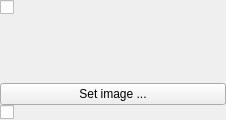
<?xml version="1.0" encoding="UTF-8"?>
<ui version="4.0">
 <class>BackgroundToolWidget</class>
 <widget class="QWidget" name="BackgroundToolWidget">
  <property name="geometry">
   <rect>
    <x>0</x>
    <y>0</y>
    <width>226</width>
    <height>120</height>
   </rect>
  </property>
  <property name="sizePolicy">
   <sizepolicy hsizetype="Preferred" vsizetype="Fixed">
    <horstretch>0</horstretch>
    <verstretch>0</verstretch>
   </sizepolicy>
  </property>
  <property name="maximumSize">
   <size>
    <width>16777215</width>
    <height>120</height>
   </size>
  </property>
  <layout class="QVBoxLayout" name="verticalLayout">
   <property name="spacing">
    <number>0</number>
   </property>
   <property name="margin">
    <number>0</number>
   </property>
   <item>
    <layout class="QVBoxLayout">
     <item>
      <widget class="QCheckBox" name="useMasterBackground"/>
     </item>
     <item>
      <widget class="KoPABackgroundFillWidget" name="fillBackground" native="true"/>
     </item>
     <item>
      <widget class="QPushButton" name="backgroundImage">
       <property name="text">
        <string>Set image ...</string>
       </property>
      </widget>
     </item>
     <item>
      <widget class="QCheckBox" name="displayMasterShapes"/>
     </item>
    </layout>
   </item>
   <item>
    <widget class="QWidget" name="SpecialSpacer" native="true">
     <property name="sizePolicy">
      <sizepolicy hsizetype="Preferred" vsizetype="Fixed">
       <horstretch>0</horstretch>
       <verstretch>0</verstretch>
      </sizepolicy>
     </property>
    </widget>
   </item>
  </layout>
 </widget>
 <customwidgets>
  <customwidget>
   <class>KoPABackgroundFillWidget</class>
   <extends>QWidget</extends>
   <header>widgets/KoPABackgroundFillWidget.h</header>
   <container>1</container>
  </customwidget>
 </customwidgets>
 <resources/>
 <connections/>
</ui>
